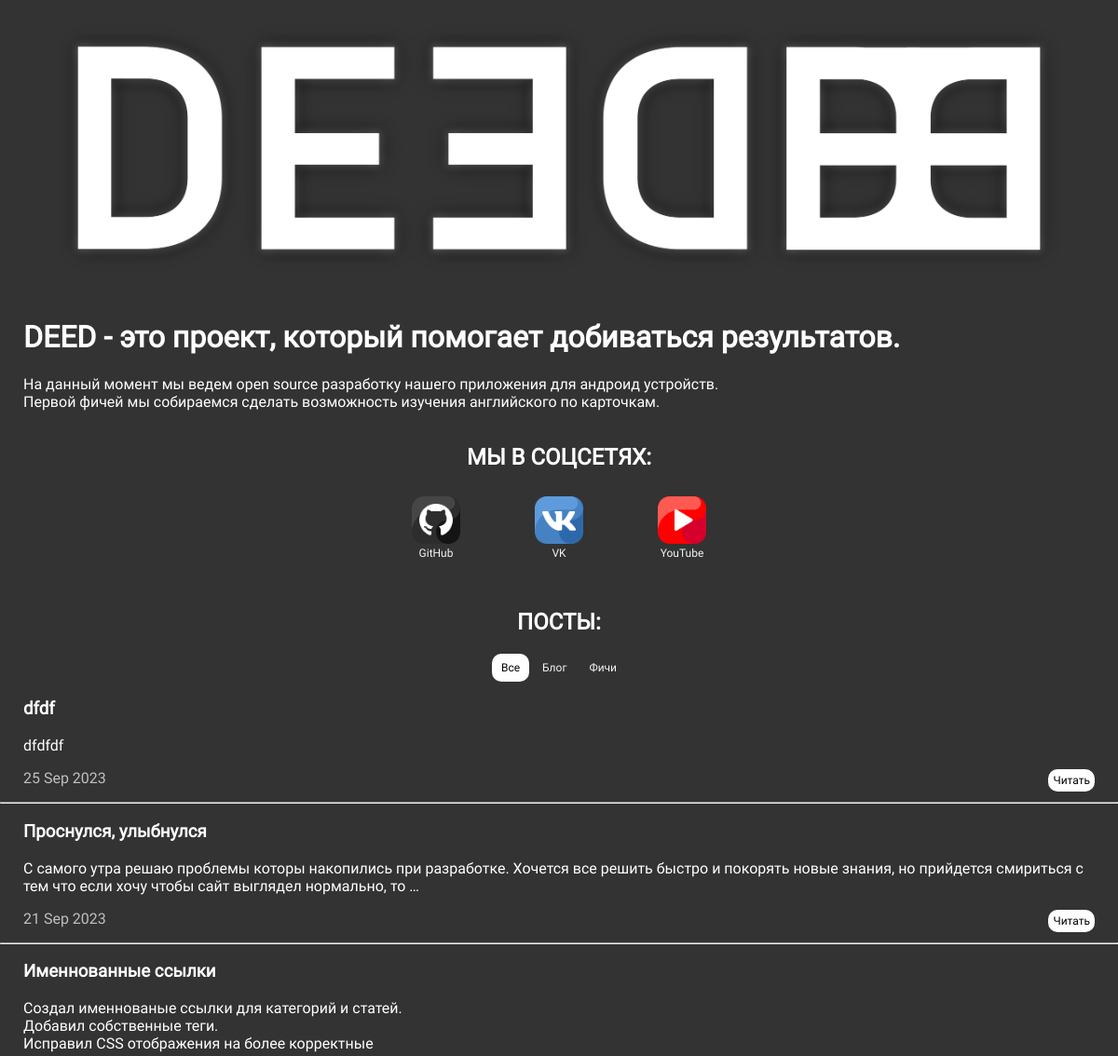
The app's page /about (upper part), older data.
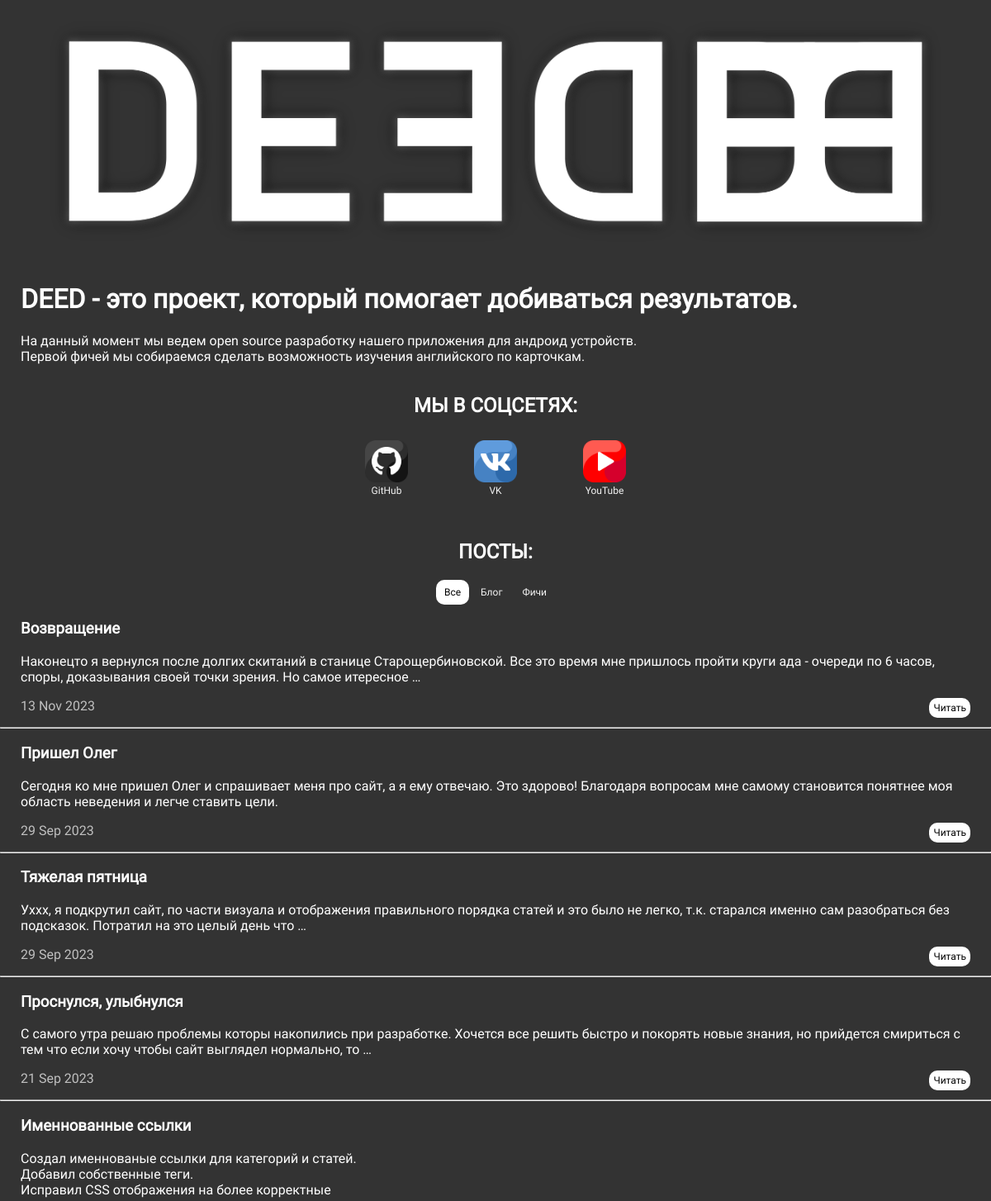
The same page, newer data.
### main_deed/models.py (models this page shows, shortened)
class Category(models.Model):
    name = models.CharField(max_length=100, db_index=True, verbose_name='Категория')
    slug = models.SlugField(max_length=255, unique=True, db_index=True, verbose_name='URL')
    def get_absolute_url(self):
        return reverse('category', kwargs={'cat_slug': self.slug})
    class Meta:
        verbose_name = 'Категория'
        verbose_name_plural = 'Категории'

class DeedArticles(models.Model):
    title = models.CharField(max_length=30, verbose_name='Заголовок')
    slug = models.SlugField(max_length=255, unique=True, db_index=True, verbose_name='URL')
    content = models.TextField(blank=True, verbose_name='Текст')
    photo = models.ImageField(upload_to="photos/%artmain/", verbose_name='Фото')
    time_create = models.DateTimeField(auto_now_add=True, verbose_name='Время создания')
    time_update = models.DateTimeField(auto_now=True, verbose_name='Время изменения')
    is_published = models.BooleanField(default=True)
    cat = models.ForeignKey('Category', on_delete=models.PROTECT, verbose_name='Категория')
    def get_absolute_url(self):
        return reverse('post', kwargs={'post_slug': self.slug})
    class Meta:
        verbose_name = "Статья в разделе \'О нас\'"
        verbose_name_plural = "Статьи в разделе \'О нас\'"
        ordering = ['-time_create', 'title']

### main_deed/views.py (the view)
# urls.py: path('about', AboutArticles.as_view(), name='about'),
class AboutArticles(DataMixin, ListView):
    model = DeedArticles
    template_name = 'main_deed/about.html'
    context_object_name = 'articles'
    def get_context_data(self, *, object_list=None, **kwargs):
        context = super().get_context_data(**kwargs)
        c_def = self.get_user_context(title='О проекте')
        return dict(list(context.items()) + list(c_def.items()))
    def get_queryset(self):
        return self.model.objects.filter(is_published=True)

### main_deed/templatetags/main_deed_tags.py (called while the page is built)
@register.simple_tag()
def get_menu():
    menu = [
        {'title': 'ВОЙТИ', 'url_name': 'login', 'src_img': 'main_deed/images/login.png'},
        {'title': 'DEED', 'url_name': 'main', 'src_img': 'main_deed/images/deed.png'},
        {'title': 'О НАС', 'url_name': 'about', 'src_img': 'main_deed/images/about.png'},
    ]
    return menu

### main_deed/utils.py (called while the page is built)
    def get_user_context(self, **kwargs):
        context = kwargs
        cats = Category.objects.annotate(Count('deedarticles')) # изменить, сделать проверку если есть хотя бы одна статья
        context['cats'] = cats
        context['show_add_article'] = self.request.user.is_authenticated
        if 'cat_selected' not in context:
            context['cat_selected'] = 0
        return context

### main_deed/templates/main_deed/about.html (shortened to what this page needs)
{% extends 'main_deed/base.html' %}
{% load static %}
{% load main_deed_tags %}
{% block content %}
<div class="headimg">
    <img src="{% static 'main_deed/images/deed_full.png' %}" alt="DEED">
</div>
<div class="textarticle">
    <h1>DEED - это проект, который помогает добиваться результатов.</h1>
    <p>На данный момент мы ведем open source разработку нашего приложения для андроид устройств.
    <br>Первой фичей мы собираемся сделать возможность изучения английского по карточкам.</p>
</div>
<div class="soc-net">
    <h2>МЫ В СОЦСЕТЯХ:</h2>
    <a href="https://github.com/Metall011/DEED">
        <img src="{% static 'main_deed/images/soc_net/icon-github.png' %}" />
        <br>GitHub </a>
    <a href="#">
        <img src="{% static 'main_deed/images/soc_net/icon-vk.png' %}" />
        <br>VK </a>
    <a href="#">
        <img src="{% static 'main_deed/images/soc_net/icon-youtube.png' %}" />
        <br>YouTube </a>
</div>
<div class="textarticle">
<h2 align="center">ПОСТЫ:</h2>
<div class="categories">
    {% if cat_selected == 0 %}
        <a class="selected">Все</a>
    {% else %}
        <a href="{% url 'about' %}">Все</a>
    {% endif %}
    {% for cat in cats %}
    {% if cat.deedarticles__count > 0 %}
        {% if cat.pk == cat_selected %}
            <a class="selected">{{ cat.name }}</a>
        {% else %}
            <a href="{{ cat.get_absolute_url }}">{{ cat.name }}</a>
        {% endif %}
    {% endif %}
    {% endfor %}
</div>
{% for article in articles %}
    <h3>{{ article.title }}</h3>
    <p>{{ article.content|linebreaks|truncatewords:30 }}</p>
    <div>
        <p class="date">{{ article.time_create|date:'d M Y' }}
            <a class="a-article" href="{{ article.get_absolute_url }}">Читать</a>
        </p>
    </div>
    <hr>
{% endfor %}
</div>
{% endblock %}

Row changes from the older to the newer data that the page shows:
no longer on this page (row edited): DeedArticles: title "dfdf", content "dfdfdf", time_create "25 Sep 2023"
added DeedArticles: title "Возвращение", content "Наконецто я вернулся после долгих скитаний в станице Старощербиновской. Все это время мне пришлось пройти круги ада - очереди по 6 часов, споры, доказывания своей точки зрения. Но самое итересное …", time_create "13 Nov 2023"
added DeedArticles: title "Пришел Олег", content "Сегодня ко мне пришел Олег и спрашивает меня про сайт, а я ему отвечаю. Это здорово! Благодаря вопросам мне самому становится понятнее моя область неведения и легче ставить цели.", time_create "29 Sep 2023"
added DeedArticles: title "Тяжелая пятница", content "Уххх, я подкрутил сайт, по части визуала и отображения правильного порядка статей и это было не легко, т.к. старался именно сам разобраться без подсказок. Потратил на это целый день что …", time_create "29 Sep 2023"
